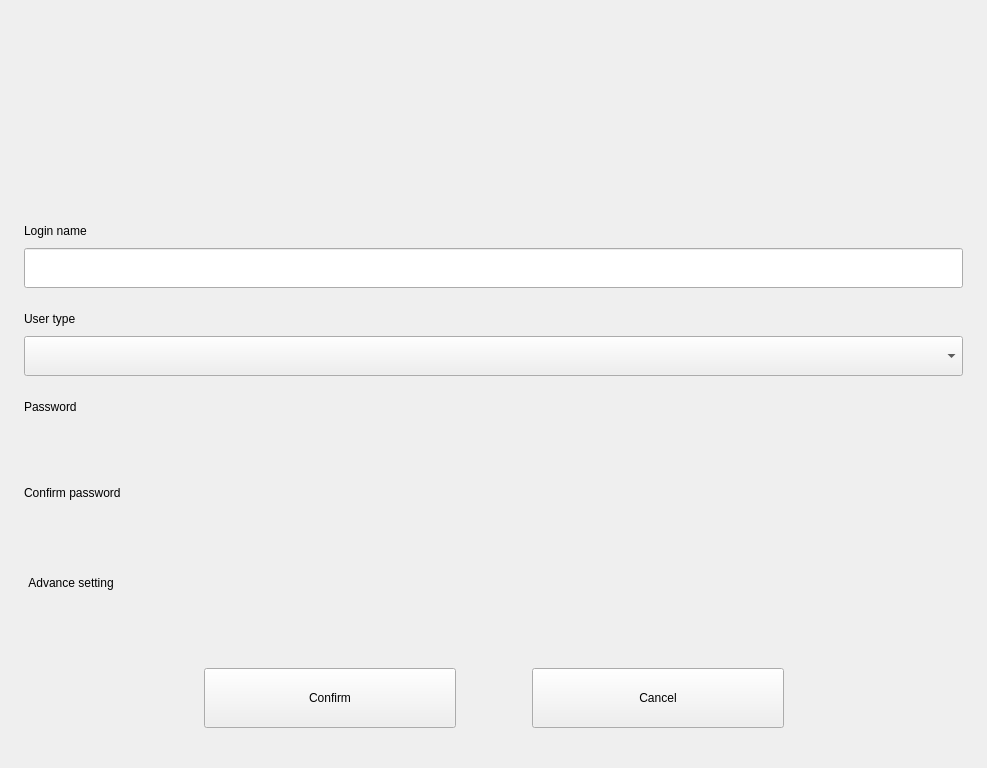
<?xml version="1.0" encoding="UTF-8"?>
<ui version="4.0">
 <class>CreateUserPage</class>
 <widget class="QWidget" name="CreateUserPage">
  <property name="geometry">
   <rect>
    <x>0</x>
    <y>0</y>
    <width>987</width>
    <height>768</height>
   </rect>
  </property>
  <property name="windowTitle">
   <string>Form</string>
  </property>
  <layout class="QVBoxLayout" name="verticalLayout">
   <property name="spacing">
    <number>0</number>
   </property>
   <property name="leftMargin">
    <number>24</number>
   </property>
   <property name="topMargin">
    <number>0</number>
   </property>
   <property name="rightMargin">
    <number>24</number>
   </property>
   <property name="bottomMargin">
    <number>0</number>
   </property>
   <item>
    <layout class="QHBoxLayout" name="horizontalLayout">
     <property name="spacing">
      <number>0</number>
     </property>
     <property name="topMargin">
      <number>50</number>
     </property>
     <item>
      <spacer name="horizontalSpacer">
       <property name="orientation">
        <enum>Qt::Horizontal</enum>
       </property>
       <property name="sizeHint" stdset="0">
        <size>
         <width>40</width>
         <height>20</height>
        </size>
       </property>
      </spacer>
     </item>
     <item>
      <widget class="UserAvatarWidget" name="avatar" native="true">
       <property name="sizePolicy">
        <sizepolicy hsizetype="Fixed" vsizetype="Fixed">
         <horstretch>0</horstretch>
         <verstretch>0</verstretch>
        </sizepolicy>
       </property>
       <property name="minimumSize">
        <size>
         <width>150</width>
         <height>150</height>
        </size>
       </property>
       <property name="maximumSize">
        <size>
         <width>150</width>
         <height>150</height>
        </size>
       </property>
      </widget>
     </item>
     <item>
      <spacer name="horizontalSpacer_2">
       <property name="orientation">
        <enum>Qt::Horizontal</enum>
       </property>
       <property name="sizeHint" stdset="0">
        <size>
         <width>40</width>
         <height>20</height>
        </size>
       </property>
      </spacer>
     </item>
    </layout>
   </item>
   <item>
    <layout class="QHBoxLayout" name="horizontalLayout_4">
     <property name="spacing">
      <number>0</number>
     </property>
     <property name="topMargin">
      <number>24</number>
     </property>
     <item>
      <widget class="QLabel" name="label_name">
       <property name="text">
        <string>Login name</string>
       </property>
      </widget>
     </item>
    </layout>
   </item>
   <item>
    <layout class="QHBoxLayout" name="horizontalLayout_5">
     <property name="spacing">
      <number>0</number>
     </property>
     <property name="topMargin">
      <number>10</number>
     </property>
     <item>
      <widget class="QLineEdit" name="edit_name">
       <property name="minimumSize">
        <size>
         <width>0</width>
         <height>40</height>
        </size>
       </property>
       <property name="maximumSize">
        <size>
         <width>16777215</width>
         <height>40</height>
        </size>
       </property>
       <property name="contextMenuPolicy">
        <enum>Qt::NoContextMenu</enum>
       </property>
      </widget>
     </item>
    </layout>
   </item>
   <item>
    <layout class="QHBoxLayout" name="horizontalLayout_6">
     <property name="spacing">
      <number>0</number>
     </property>
     <property name="topMargin">
      <number>24</number>
     </property>
     <item>
      <widget class="QLabel" name="label_userType">
       <property name="text">
        <string>User type</string>
       </property>
      </widget>
     </item>
    </layout>
   </item>
   <item>
    <layout class="QHBoxLayout" name="horizontalLayout_2">
     <property name="spacing">
      <number>0</number>
     </property>
     <property name="topMargin">
      <number>10</number>
     </property>
     <item>
      <widget class="QComboBox" name="combo_userType">
       <property name="minimumSize">
        <size>
         <width>0</width>
         <height>40</height>
        </size>
       </property>
       <property name="maximumSize">
        <size>
         <width>16777215</width>
         <height>40</height>
        </size>
       </property>
      </widget>
     </item>
    </layout>
   </item>
   <item>
    <layout class="QHBoxLayout" name="horizontalLayout_3">
     <property name="spacing">
      <number>0</number>
     </property>
     <property name="topMargin">
      <number>24</number>
     </property>
     <item>
      <widget class="QLabel" name="label_passwd">
       <property name="text">
        <string>Password</string>
       </property>
      </widget>
     </item>
    </layout>
   </item>
   <item>
    <layout class="QHBoxLayout" name="horizontalLayout_7">
     <property name="spacing">
      <number>0</number>
     </property>
     <property name="topMargin">
      <number>10</number>
     </property>
     <item>
      <widget class="LineEditWithCheckIcon" name="editcheck_passwd" native="true">
       <property name="sizePolicy">
        <sizepolicy hsizetype="Preferred" vsizetype="Fixed">
         <horstretch>0</horstretch>
         <verstretch>0</verstretch>
        </sizepolicy>
       </property>
       <property name="minimumSize">
        <size>
         <width>0</width>
         <height>38</height>
        </size>
       </property>
       <property name="maximumSize">
        <size>
         <width>16777215</width>
         <height>40</height>
        </size>
       </property>
      </widget>
     </item>
    </layout>
   </item>
   <item>
    <layout class="QHBoxLayout" name="horizontalLayout_8">
     <property name="spacing">
      <number>0</number>
     </property>
     <property name="topMargin">
      <number>24</number>
     </property>
     <item>
      <widget class="QLabel" name="label_confirmPasswd">
       <property name="text">
        <string>Confirm password</string>
       </property>
      </widget>
     </item>
    </layout>
   </item>
   <item>
    <layout class="QHBoxLayout" name="horizontalLayout_9">
     <property name="spacing">
      <number>0</number>
     </property>
     <property name="topMargin">
      <number>10</number>
     </property>
     <item>
      <widget class="LineEditWithCheckIcon" name="editcheck_confirmPasswd" native="true">
       <property name="sizePolicy">
        <sizepolicy hsizetype="Preferred" vsizetype="Fixed">
         <horstretch>0</horstretch>
         <verstretch>0</verstretch>
        </sizepolicy>
       </property>
       <property name="minimumSize">
        <size>
         <width>0</width>
         <height>38</height>
        </size>
       </property>
       <property name="maximumSize">
        <size>
         <width>16777215</width>
         <height>40</height>
        </size>
       </property>
      </widget>
     </item>
    </layout>
   </item>
   <item>
    <layout class="QHBoxLayout" name="horizontalLayout_10">
     <property name="spacing">
      <number>0</number>
     </property>
     <property name="topMargin">
      <number>24</number>
     </property>
     <property name="bottomMargin">
      <number>10</number>
     </property>
     <item>
      <widget class="QPushButton" name="btn_advanceSetting">
       <property name="autoFillBackground">
        <bool>true</bool>
       </property>
       <property name="text">
        <string>Advance setting</string>
       </property>
       <property name="autoRepeatDelay">
        <number>0</number>
       </property>
       <property name="autoRepeatInterval">
        <number>0</number>
       </property>
       <property name="autoDefault">
        <bool>false</bool>
       </property>
       <property name="default">
        <bool>false</bool>
       </property>
       <property name="flat">
        <bool>true</bool>
       </property>
      </widget>
     </item>
     <item>
      <spacer name="horizontalSpacer_3">
       <property name="orientation">
        <enum>Qt::Horizontal</enum>
       </property>
       <property name="sizeHint" stdset="0">
        <size>
         <width>40</width>
         <height>20</height>
        </size>
       </property>
      </spacer>
     </item>
    </layout>
   </item>
   <item>
    <spacer name="verticalSpacer">
     <property name="orientation">
      <enum>Qt::Vertical</enum>
     </property>
     <property name="sizeHint" stdset="0">
      <size>
       <width>20</width>
       <height>40</height>
      </size>
     </property>
    </spacer>
   </item>
   <item>
    <layout class="QHBoxLayout" name="horizontalLayout_11">
     <property name="spacing">
      <number>0</number>
     </property>
     <property name="bottomMargin">
      <number>40</number>
     </property>
     <item>
      <spacer name="horizontalSpacer_4">
       <property name="orientation">
        <enum>Qt::Horizontal</enum>
       </property>
       <property name="sizeHint" stdset="0">
        <size>
         <width>0</width>
         <height>20</height>
        </size>
       </property>
      </spacer>
     </item>
     <item>
      <widget class="AnimationPushButton" name="btn_confirm">
       <property name="sizePolicy">
        <sizepolicy hsizetype="Fixed" vsizetype="Fixed">
         <horstretch>0</horstretch>
         <verstretch>0</verstretch>
        </sizepolicy>
       </property>
       <property name="minimumSize">
        <size>
         <width>252</width>
         <height>60</height>
        </size>
       </property>
       <property name="maximumSize">
        <size>
         <width>252</width>
         <height>60</height>
        </size>
       </property>
       <property name="baseSize">
        <size>
         <width>252</width>
         <height>60</height>
        </size>
       </property>
       <property name="text">
        <string>Confirm</string>
       </property>
      </widget>
     </item>
     <item>
      <spacer name="horizontalSpacer_6">
       <property name="orientation">
        <enum>Qt::Horizontal</enum>
       </property>
       <property name="sizeType">
        <enum>QSizePolicy::Fixed</enum>
       </property>
       <property name="sizeHint" stdset="0">
        <size>
         <width>76</width>
         <height>20</height>
        </size>
       </property>
      </spacer>
     </item>
     <item>
      <widget class="QPushButton" name="btn_cancel">
       <property name="sizePolicy">
        <sizepolicy hsizetype="Fixed" vsizetype="Fixed">
         <horstretch>0</horstretch>
         <verstretch>0</verstretch>
        </sizepolicy>
       </property>
       <property name="minimumSize">
        <size>
         <width>252</width>
         <height>60</height>
        </size>
       </property>
       <property name="maximumSize">
        <size>
         <width>252</width>
         <height>60</height>
        </size>
       </property>
       <property name="baseSize">
        <size>
         <width>252</width>
         <height>60</height>
        </size>
       </property>
       <property name="text">
        <string>Cancel</string>
       </property>
      </widget>
     </item>
     <item>
      <spacer name="horizontalSpacer_5">
       <property name="orientation">
        <enum>Qt::Horizontal</enum>
       </property>
       <property name="sizeHint" stdset="0">
        <size>
         <width>0</width>
         <height>20</height>
        </size>
       </property>
      </spacer>
     </item>
    </layout>
   </item>
  </layout>
 </widget>
 <customwidgets>
  <customwidget>
   <class>UserAvatarWidget</class>
   <extends>QWidget</extends>
   <header location="global">user-avatar-widget.h</header>
   <container>1</container>
  </customwidget>
  <customwidget>
   <class>LineEditWithCheckIcon</class>
   <extends>QWidget</extends>
   <header location="global">lineedit-with-checkicon.h</header>
   <container>1</container>
  </customwidget>
  <customwidget>
   <class>AnimationPushButton</class>
   <extends>QPushButton</extends>
   <header location="global">animation-push-button.h</header>
  </customwidget>
 </customwidgets>
 <resources/>
 <connections/>
</ui>
